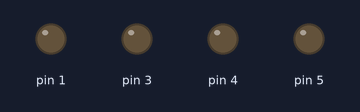
Bench run of a sketch on a simulated Arduino Uno, built with avr-gcc and run on an emulated ATmega328P. On the bench: output pins drawn as LEDs (lit = HIGH). Pins used as bus, display or sensor lines are not drawn.

Above: at 0.1 s.
At 7.1 s:
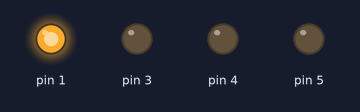
At 17.66 s:
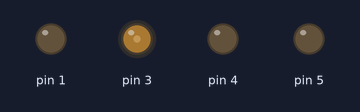
At 20.75 s:
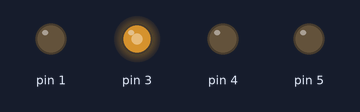
At 24.0 s:
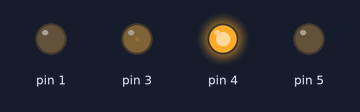
At 33.24 s:
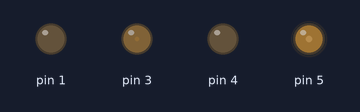
Timing chart, 0 to 40.0 s (numbered marks = the images above):
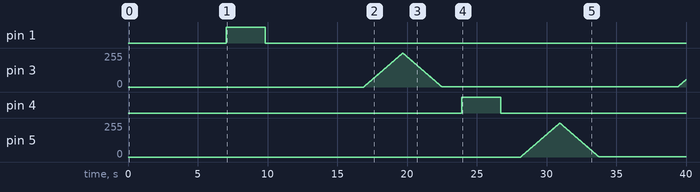

Measured:
- by itself, pin 1: LOW → HIGH at 7.0 s, → LOW 2.8 s later
- by itself, pin 4: LOW → HIGH at 23.9 s, → LOW 2.8 s later
- by itself, pin 5: rises from 0/255 to 255/255 in 2.8 s, then falls to 1/255 in 2.8 s

The sketch:

RGBFader.ino
```cpp
/*
  This example controls four separate channnels of an RGBW
  LED strip, one channel at a time. Each channel will fade up,
  then fade out, then the next channel will start.

 */

int intensity = 0;      // the intensity of the light channel
int change = 1;         // the amount of change in intensity
long lastFadeTime = 0;  // the last time you made a fade step
int color = 0;          // the color of the light channel you are changing

void setup() {
  // put your setup code here, to run once:
  // initialize pins 2 through 5 as outputs:
  pinMode(2, OUTPUT);
  pinMode(3, OUTPUT);
  pinMode(4, OUTPUT);
  pinMode(5, OUTPUT);
}

void loop() {
  // if 10 milliseconds have passed since the last change:
  if (millis() - lastFadeTime > 10) {
    // change the intensity:
    intensity = intensity + change;
    // if the intensity is at full or at 0:
    if (intensity == 0 || intensity == 255) {
      // reverse the direction of the change:
      change = -change;
    }
    // if the intensity is at 0, switch to the next channel:
    if (intensity == 0) {
      // if you are on pin 5, go back to 2:
      if (color == 5) {
        color = 2;
        // otherwise, add one to the channel number
      } else {
        color++;
      }
    }
    // update the channel and print the current intensity:
    analogWrite(color, intensity);
    Serial.println(intensity);
    // save the current time for comparison next time:
    lastFadeTime = millis();
  }
}
```
